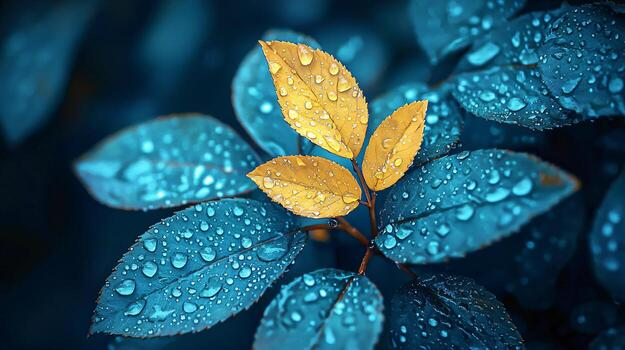
#> input picture images/Image_1.jpg, 625 x 350 px
$ python 4622_Question_05.py
#> lines starting #> are read from the running program, lines starting #| are printed output that depends on the picture; pictures that were not available may be replaced by others from this repository, and a replacement may not be noted
#> in read_rgb, img is the input picture: shape (350, 625, 3); mean B, G, R 97.4, 82.3, 36.1
#> call 2 of read_rgb, with path = '../images/Image_2.jpg'
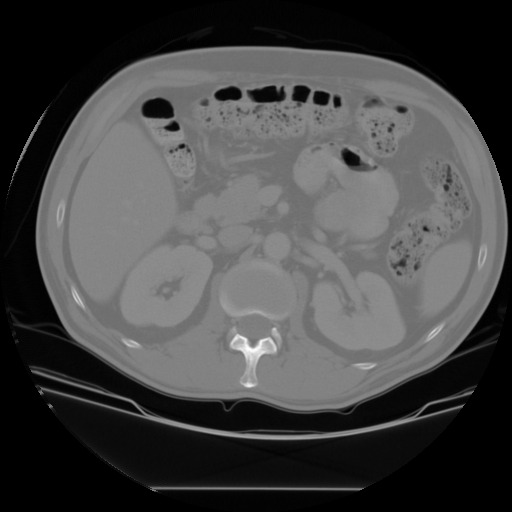
#> input picture images/Image_4.jpg, 512 x 512 px, given in place of Image_2.jpg, which was not available
#> in read_rgb, img is the input picture: shape (512, 512, 3); min 0, max 255, mean 69.8
#> call 3 of read_rgb, with path = '../images/Image_3.jpg'
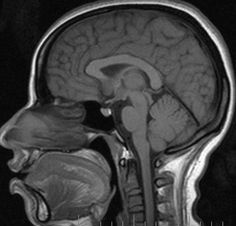
#> input picture images/Image_5.jpg, 236 x 226 px, given in place of Image_3.jpg, which was not available
#> in read_rgb, img is the input picture: shape (226, 236, 3); min 0, max 255, mean 66.2
#> in manual_average_filter, `return cv2.filter2D(img, -1, kernel)`:
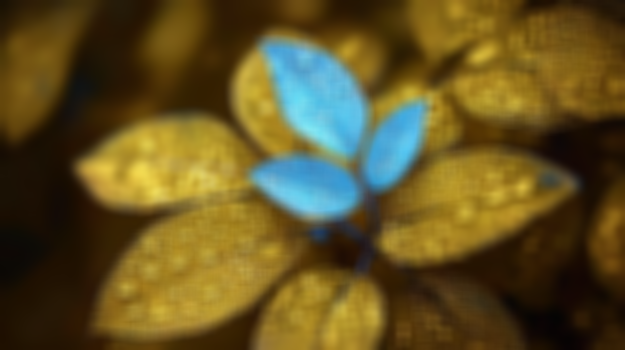
#> returned value: shape (350, 625, 3); mean of channels 0, 1, 2 36.1, 82.3, 97.4; drawn as B, G, R
#> in get_difference, `diff = np.abs(imgA.astype(np.float32) - imgB.astype(np.float32))`: diff: shape (350, 625, 3) float32; every value is 0
#> in get_difference, `return cv2.normalize(diff, None, 0, 255, cv2.NORM_MINMAX).astype(np.ui..`: returned value: shape (350, 625, 3); every value is 0
import cv2
import numpy as np
import matplotlib.pyplot as plt
import os

IMG1_PATH = "../images/Image_1.jpg"
IMG2_PATH = "../images/Image_2.jpg"
IMG3_PATH = "../images/Image_3.jpg"

AVG_K = 15
MED_K = 11
GAUSS_K = 15
IMG2_SCALE_PERCENT = 20

SAVE_DIR = "results"
SAVE_NAME = "Q5_result_image_5.png"
DPI = 150

def read_rgb(path: str):
    img = cv2.imread(path)
    if img is None:
        raise FileNotFoundError(f"Image not found: {path}")
    return cv2.cvtColor(img, cv2.COLOR_BGR2RGB)

def get_difference(imgA, imgB):
    diff = np.abs(imgA.astype(np.float32) - imgB.astype(np.float32))
    return cv2.normalize(diff, None, 0, 255, cv2.NORM_MINMAX).astype(np.uint8)

def resize_percent(img, percent: int):
#> called with percent = 20
    h, w = img.shape[:2]
#> h = 512; w = 512
    nw = int(w * percent / 100)
#> nw = 102
    nh = int(h * percent / 100)
#> nh = 102
    return cv2.resize(img, (nw, nh), interpolation=cv2.INTER_AREA)
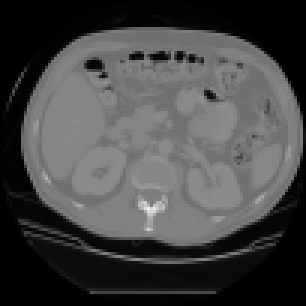
#> returned value: shape (102, 102, 3) (shown 3 times larger); min 0, max 239, mean 69.8

def manual_average_filter(img, k):
    kernel = np.ones((k, k), np.float32) / (k * k)
    return cv2.filter2D(img, -1, kernel)

def manual_gaussian_filter(img, k, sigma=0):
    g1d = cv2.getGaussianKernel(k, sigma)
    kernel = g1d @ g1d.T
    return cv2.filter2D(img, -1, kernel)

def manual_median_filter_fast(img, k):
#> called with k = 11
    if k % 2 == 0:
        raise ValueError("Median kernel size must be odd.")

    pad = k // 2

    if len(img.shape) == 2:
        channels = [img]
    else:
        channels = [img[:,:,i] for i in range(img.shape[2])]
#> channels = 3 items

    out_channels = []
    for channel in channels:
        padded = cv2.copyMakeBorder(channel, pad, pad, pad, pad, cv2.BORDER_REPLICATE)

        windows = np.lib.stride_tricks.sliding_window_view(padded, (k, k), axis=(0, 1))

        filtered = np.median(windows, axis=(2, 3)).astype(channel.dtype)
        out_channels.append(filtered)
#> this loop made 3 passes
#> pass 1, in manual_median_filter_fast, `filtered = np.median(windows, axis=(2, 3)).astype(channel.dtype)`:
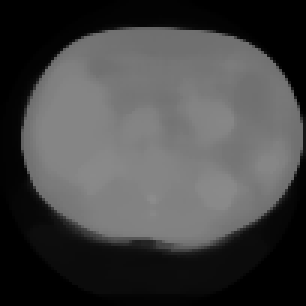
#> filtered: shape (102, 102) (shown 3 times larger); min 0, max 140, mean 68.9
#> after the loop, out_channels = 3 items

    if len(img.shape) == 2:
        return out_channels[0]
    else:
        return np.stack(out_channels, axis=2)

def show_grid(rows, cols, images, titles, cmap_list=None, facecolor="black"):
    fig, axes = plt.subplots(rows, cols, figsize=(15, 15), facecolor=facecolor)
    axes = np.array(axes).reshape(rows, cols)

    if cmap_list is None:
        cmap_list = [None] * (rows * cols)

    idx = 0
    for r in range(rows):
        for c in range(cols):
            axes[r, c].imshow(images[idx], cmap=cmap_list[idx])
            axes[r, c].set_title(titles[idx], color="white")
            axes[r, c].axis("off")
            idx += 1

    plt.tight_layout()
    return fig

try:
    img1 = read_rgb(IMG1_PATH)
    img2 = read_rgb(IMG2_PATH)
    img3 = read_rgb(IMG3_PATH)
except FileNotFoundError as e:
    print(e)
    raise SystemExit(1)

out1_A = manual_average_filter(img1, AVG_K)
out1_B = cv2.blur(img1, (AVG_K, AVG_K))
diff1 = get_difference(out1_A, out1_B)

img2_small = resize_percent(img2, IMG2_SCALE_PERCENT)

print("Processing Manual Median Filter (fast version)...")
out2_A = manual_median_filter_fast(img2_small, MED_K)
out2_B = cv2.medianBlur(img2_small, MED_K)
diff2 = get_difference(out2_A, out2_B)
#> in get_difference (call 2), `diff = np.abs(imgA.astype(np.float32) - imgB.astype(np.float32))`: diff: shape (102, 102, 3) float32; every value is 0
#> in get_difference (call 2), `return cv2.normalize(diff, None, 0, 255, cv2.NORM_MINMAX).astype(np.ui..`: returned value: shape (102, 102, 3); every value is 0

out3_A = manual_gaussian_filter(img3, GAUSS_K, sigma=0)
#> in manual_gaussian_filter, `return cv2.filter2D(img, -1, kernel)`:
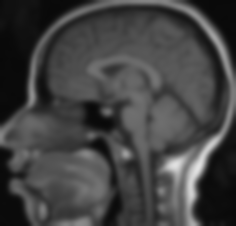
#> returned value: shape (226, 236, 3); min 8, max 225, mean 66.2
out3_B = cv2.GaussianBlur(img3, (GAUSS_K, GAUSS_K), 0)
diff3 = get_difference(out3_A, out3_B)
#> in get_difference (call 3), `diff = np.abs(imgA.astype(np.float32) - imgB.astype(np.float32))`:
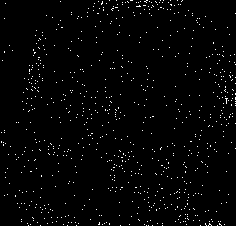
#> diff: shape (226, 236, 3) float32; values 0 (black) and 1 (white), 1.7% white in thin lines or dots
#> in get_difference (call 3), `return cv2.normalize(diff, None, 0, 255, cv2.NORM_MINMAX).astype(np.ui..`: returned value: shape (226, 236, 3); 1.7% white in thin lines or dots

images = [
    out1_A, out1_B, diff1,
    out2_A, out2_B, diff2,
    out3_A, out3_B, diff3
]
titles = [
    "Q1: Manual Average (A)", "Q1: Built-in cv2.blur (B)", "Difference |A - B|",
    "Q2: Manual Median (A)", "Q2: Built-in cv2.medianBlur (B)", "Difference |A - B|",
    "Q3: Manual Gaussian (A)", "Q3: Built-in cv2.GaussianBlur (B)", "Difference |A - B|"
]
cmap_list = [None, None, "gray", None, None, "gray", None, None, "gray"]

fig = show_grid(3, 3, images, titles, cmap_list=cmap_list, facecolor="black")
#> after the loop in show_grid, `for r in range(rows):`: idx = 9

os.makedirs(SAVE_DIR, exist_ok=True)
save_path = os.path.join(SAVE_DIR, SAVE_NAME)
plt.savefig(save_path, dpi=DPI, bbox_inches="tight", facecolor=fig.get_facecolor())

plt.show()
